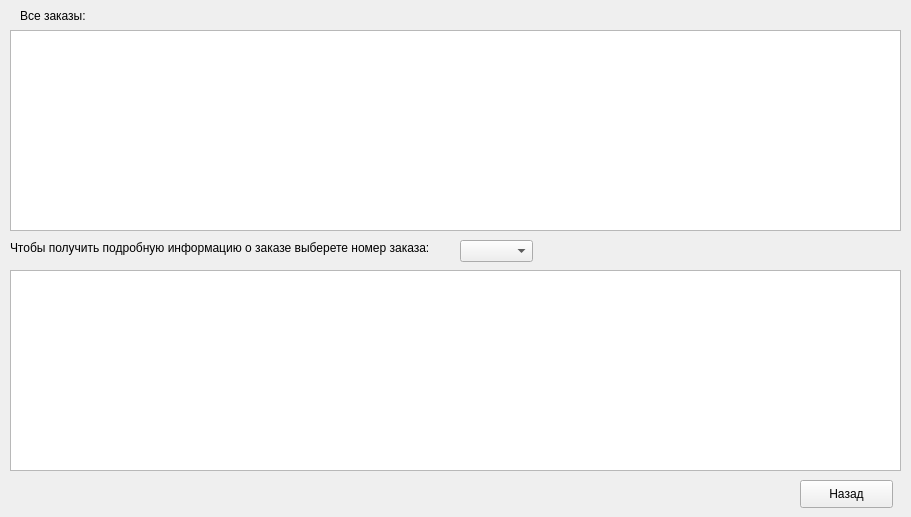
    <widget class="QWidget" name="HistoryClient">
     <property name="minimumSize">
      <size>
       <width>911</width>
       <height>511</height>
      </size>
     </property>
     <widget class="QLabel" name="label_70">
      <property name="geometry">
       <rect>
        <x>20</x>
        <y>6</y>
        <width>101</width>
        <height>20</height>
       </rect>
      </property>
      <property name="text">
       <string>Все заказы:</string>
      </property>
     </widget>
     <widget class="QLabel" name="label_71">
      <property name="geometry">
       <rect>
        <x>10</x>
        <y>240</y>
        <width>451</width>
        <height>16</height>
       </rect>
      </property>
      <property name="text">
       <string>Чтобы получить подробную информацию о заказе выберете номер заказа:</string>
      </property>
     </widget>
     <widget class="QComboBox" name="HC_NumberList">
      <property name="geometry">
       <rect>
        <x>460</x>
        <y>240</y>
        <width>73</width>
        <height>22</height>
       </rect>
      </property>
     </widget>
     <widget class="QTableWidget" name="HC_AllOrders">
      <property name="geometry">
       <rect>
        <x>10</x>
        <y>30</y>
        <width>891</width>
        <height>201</height>
       </rect>
      </property>
     </widget>
     <widget class="QPushButton" name="HC_Back">
      <property name="geometry">
       <rect>
        <x>800</x>
        <y>480</y>
        <width>93</width>
        <height>28</height>
       </rect>
      </property>
      <property name="text">
       <string>Назад</string>
      </property>
     </widget>
     <widget class="QTableWidget" name="HC_OrderDetails">
      <property name="geometry">
       <rect>
        <x>10</x>
        <y>270</y>
        <width>891</width>
        <height>201</height>
       </rect>
      </property>
     </widget>
    </widget>
